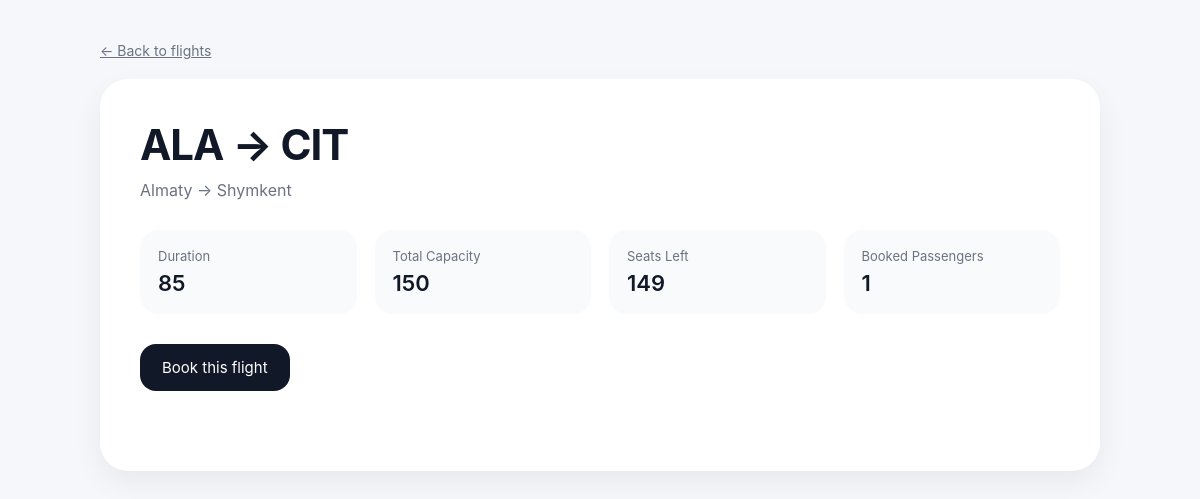
/flight/2/, run on the app's committed database.
### flights/models.py (models this page shows, shortened)
class Flight(models.Model):
    origin = models.ForeignKey(
        Airport,
        on_delete=models.CASCADE,
        related_name="departures"
    )
    destination = models.ForeignKey(
        Airport,
        on_delete=models.CASCADE,
        related_name="arrivals"
    )
    duration = models.IntegerField()
    capacity = models.PositiveIntegerField()

class Airport(models.Model):
    code = models.CharField(max_length=3, unique=True)
    city = models.CharField(max_length=64)

### flights/views.py (the view)
# urls.py: path("flight/<int:flight_id>/", views.flight, name="flight"),
def flight(request, flight_id):
    flight = get_object_or_404(Flight, pk=flight_id)
    booked_passengers = flight.bookings.count()
    seats_left = flight.capacity - booked_passengers
    can_view_passengers = request.user.is_authenticated and request.user.is_staff
    return render(request, "flights/flight.html", {
        "flight": flight,
        "seats_left": seats_left,
        "booked_passengers": booked_passengers,
        "can_view_passengers": can_view_passengers,
    })

### flights/templates/flights/flight.html (shortened to what this page needs)
{% load static %}
<!DOCTYPE html>
<html lang="en">
<head>
    <link rel="stylesheet" href="{% static 'flights/flight.css' %}">
</head>
<body>
<div class="container">
<a href="{% url 'index' %}" class="back">← Back to flights</a>
<div class="flight-card">
<div class="route">
{{ flight.origin.code }} → {{ flight.destination.code }}
</div>
<div class="cities">
{{ flight.origin.city }} → {{ flight.destination.city }}
</div>
<div class="info-grid">
<div class="info-box">
<div class="label">Duration</div>
<div class="value">{{ flight.duration }}</div>
</div>
<div class="info-box">
<div class="label">Total Capacity</div>
<div class="value">{{ flight.capacity }}</div>
</div>
<div class="info-box">
<div class="label">Seats Left</div>
<div class="value">{{ seats_left }}</div>
</div>
<div class="info-box">
<div class="label">Booked Passengers</div>
<div class="value">{{ booked_passengers }}</div>
</div>
</div>
<a href="{% url 'book_flight' flight.id %}" class="book-btn">Book this flight</a>
</div>
</div>
</body>
</html>

### flights/static/flights/flight.css (style rules this page uses)
* { margin:0; padding:0; box-sizing:border-box; }
body { font-family: Inter, Arial, sans-serif; background:#f6f7fb; color:#111827; }
.container { width:90%; max-width:1000px; margin:auto; padding:40px 0; }
.back { display:inline-block; margin-bottom:20px; color:#6b7280; font-size:14px; }
.flight-card { background:white; border-radius:28px; padding:40px; box-shadow:0 12px 30px rgba(0,0,0,0.06); }
.route { font-size:42px; font-weight:700; letter-spacing:-1px; margin-bottom:10px; }
.cities { color:#6b7280; margin-bottom:30px; font-size:16px; }
.info-grid { display:grid; grid-template-columns:repeat(auto-fit,minmax(180px,1fr)); gap:18px; margin-bottom:30px; }
.info-box { background:#f9fafb; border-radius:18px; padding:18px; }
.label { font-size:13px; color:#6b7280; margin-bottom:6px; }
.value { font-size:22px; font-weight:600; }
.book-btn { display:inline-block; padding:14px 22px; background:#111827; color:white; border-radius:16px; text-decoration:none; font-size:15px; margin-bottom:40px; }

### data on the page
Flight: origin.code "ALA", destination.code "CIT", origin.city "Almaty", destination.city "Shymkent", duration "85", capacity "150"

### other printed values
{{ seats_left }} "149"
{{ booked_passengers }} "1"
